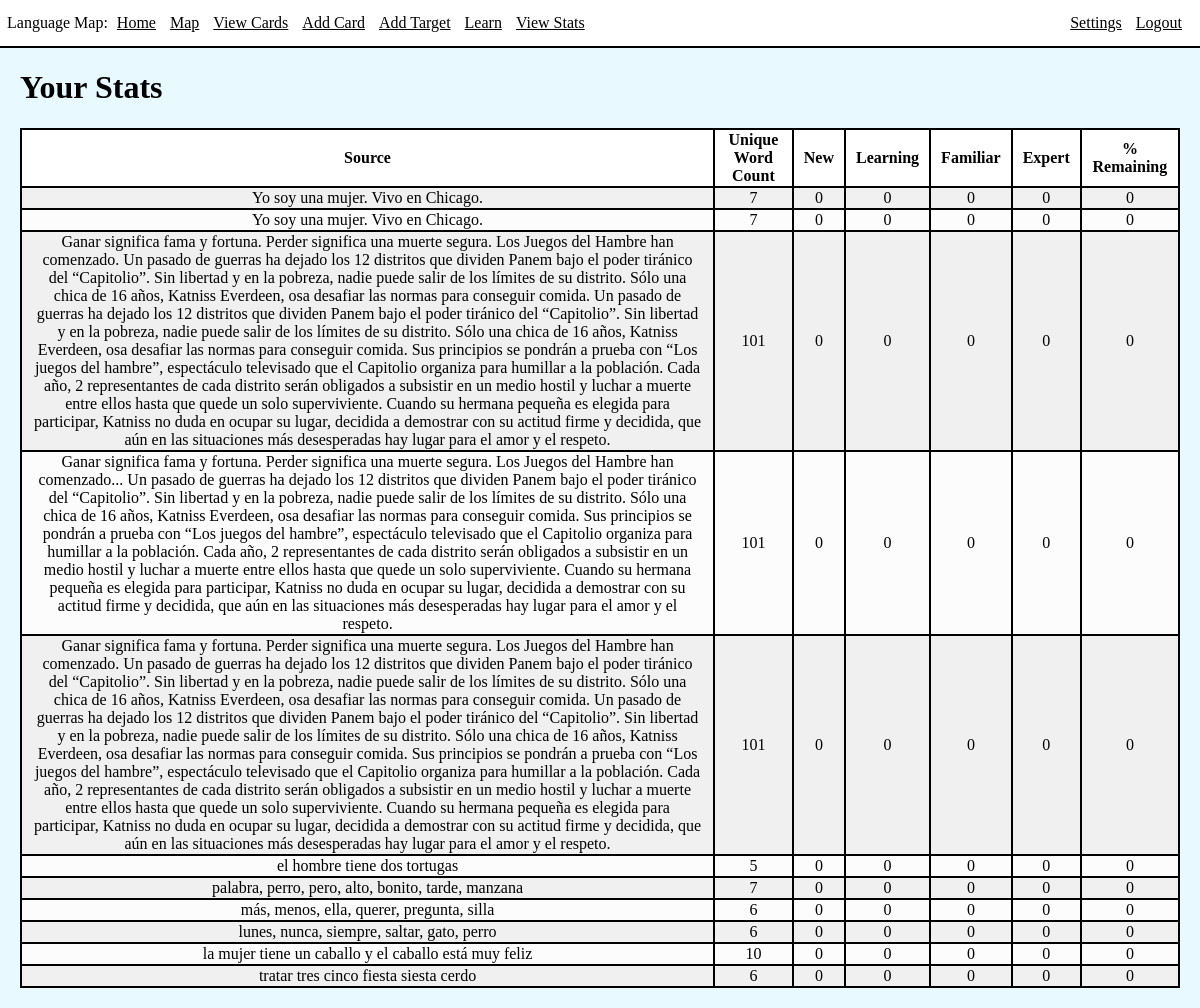
The page /viewStats (signed in) on the database as committed earlier.
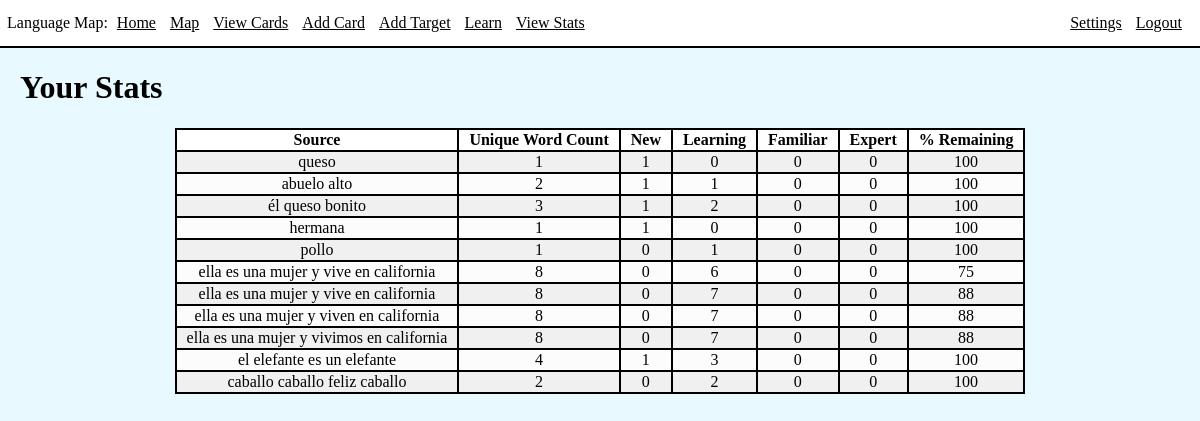
The same page on the database as committed later.
### app/models.py (models this page shows, shortened)
class Target(db.Model):
    id = db.Column(db.Integer, index=True, primary_key=True)
    source = db.Column(db.String(100), index=True)
    content = db.Column(db.String(1000), index=True)
    category = db.Column(db.String(200), index=True)
    notes = db.Column(db.String(400), index=True)
    uniqueWordCount = db.Column(db.Integer)

### app/routes.py (the view)
@app.route('/viewStats')
@login_required
def viewStats():
    stats = getStats()
    return render_template('viewStats.html', title='View Stats', stats=stats)

### app/models.py (called while the page is built)
@login.user_loader
def load_user(id):
    return User.query.get(int(id))

### app/templates/viewStats.html
{% extends 'base.html' %}
{% block content %}
<div class="int">
    <h1>Your Stats</h1>
    <table>
        <thead>
            <th>Source</th>
            <th>Unique Word Count</th>
            <th>New</th>
            <th>Learning</th>
            <th>Familiar</th>
            <th>Expert</th>
            <th>% Remaining</th>
        </thead>
        <tbody>
            {% for stat in stats %}
            <tr>
                <td>{{ stat[0].content }}</td>
                <td>{{ stat[0].uniqueWordCount }}</td>
                <td>{{ stat[1][0] }}</td>
                <td>{{ stat[1][1] }}</td>
                <td>{{ stat[1][2] }}</td>
                <td>{{ stat[1][3] }}</td>
                <td>{{ stat[2] }}</td>
            </tr>
            {% endfor %}
        </tbody>
    </table>
</div>
{% endblock %}

### app/templates/base.html (shortened to what this page needs)
<!DOCTYPE html>
<link rel="stylesheet" href="{{ url_for('static', filename='style.css') }}">
<html>
    <head>
        <div>
            <div class="nav">
            Language Map:
            <a class="navlink" href="/index">Home</a>
            {%if current_user.is_anonymous %}
            <div class="right">
                <a class="navlink" href="/login">Login</a>
            </div>
            {% else %}
            <a class="navlink" href="/map">Map</a>
            <a class="navlink"href="/viewCards">View Cards</a>
            <a class="navlink" href="/addCard">Add Card</a>
            <a class="navlink" href="/addTarget">Add Target</a>
            <a class="navlink" href="/learn">Learn</a>
            <a class="navlink" href="/viewStats">View Stats</a>
            <div class="right">
                <a class="navlink" href="/settings">Settings</a>
                <a class="navlink" href="/logout">Logout</a>
            </div>
            {% endif %}
            </div>
        </div>
        </head>
        <body>
            <div class="content">
            {% block content %}{% endblock %}
            </div>
    </body>
</html>

### app/static/style.css (style rules this page uses)
html, body { background-color: rgb(232, 250, 255); margin: 0px; padding: 0px; max-width: 100%; overflow-x: hidden; }
.content { margin: 0px; }
.int { margin: 20px; }
a { color: black; }
.nav { background-color: white; display: inline-block; position: relative; width: 100%; padding: 7px; padding-top: 14px; padding-bottom: 14px; border-bottom: 2px solid black; }
.navlink { padding-left: 5px; padding-right: 5px; }
.right { float: right; margin-right: 20px; }
table { margin-left: auto; margin-right: auto; border: 2px solid black; text-align: center; border-collapse: collapse; }
thead { background-color: white; }
th, td { border: 2px solid black; padding-left: 10px; padding-right: 10px; }
tbody { background-color: rgb(240, 240, 240); }
tr:nth-child(even) { background-color: rgb(252, 252, 252); }

Rows that differ between the two databases and show on the page:
removed Target: content "Yo soy una mujer. Vivo en Chicago.", uniqueWordCount "7", stat "0"
removed Target: content "Yo soy una mujer. Vivo en Chicago.", uniqueWordCount "7", stat "0"
removed Target: content "Ganar significa fama y fortuna. Perder significa una muerte segura. Los Juegos del Hambre han comenzado. Un pasado de guerras ha dejado los 12 distritos que dividen Panem bajo el poder tiránico del “Capitolio”. Sin libertad y en la pobreza, nadie puede salir de los límites de su distrito. Sólo una chica de 16 años, Katniss Everdeen, osa desafiar las normas para conseguir comida. Un pasado de guerras ha dejado los 12 distritos que dividen Panem bajo el poder tiránico del “Capitolio”. Sin libertad y en la pobreza, nadie puede salir de los límites de su distrito. Sólo una chica de 16 años, Katniss Everdeen, osa desafiar las normas para conseguir comida. Sus principios se pondrán a prueba con…", uniqueWordCount "101", stat "0"
removed Target: content "Ganar significa fama y fortuna. Perder significa una muerte segura. Los Juegos del Hambre han comenzado. Un pasado de guerras ha dejado los 12 distritos que dividen Panem bajo el poder tiránico del “Capitolio”. Sin libertad y en la pobreza, nadie puede salir de los límites de su distrito. Sólo una chica de 16 años, Katniss Everdeen, osa desafiar las normas para conseguir comida. Un pasado de guerras ha dejado los 12 distritos que dividen Panem bajo el poder tiránico del “Capitolio”. Sin libertad y en la pobreza, nadie puede salir de los límites de su distrito. Sólo una chica de 16 años, Katniss Everdeen, osa desafiar las normas para conseguir comida. Sus principios se pondrán a prueba con…", uniqueWordCount "101", stat "0"
changed Target: content "Ganar significa fama y fortuna. Perder significa una muerte segura. Los Juegos del Hambre han comenzado... Un pasado de guerras ha dejado los 12 distritos que dividen Panem bajo el poder tiránico del “Capitolio”. Sin libertad y en la pobreza, nadie puede salir de los límites de su distrito. Sólo una chica de 16 años, Katniss Everdeen, osa desafiar las normas para conseguir comida. Sus principios se pondrán a prueba con “Los juegos del hambre”, espectáculo televisado que el Capitolio organiza para humillar a la población. Cada año, 2 representantes de cada distrito serán obligados a subsistir en un medio hostil y luchar a muerte entre ellos hasta que quede un solo superviviente. Cuando su…" → "queso"; uniqueWordCount "101" → "1"; uniqueWordCount "0" → "1"; stat "0" → "100"
added Target: content "abuelo alto", uniqueWordCount "2", stat "1", stat "0", stat "100"
changed Target: content "el hombre tiene dos tortugas" → "él queso bonito"; uniqueWordCount "5" → "3"; stat "0" → "1"; stat "0" → "2"; stat "0" → "100"
changed Target: content "palabra, perro, pero, alto, bonito, tarde, manzana" → "hermana"; uniqueWordCount "7" → "1"; uniqueWordCount "0" → "1"; stat "0" → "100"
changed Target: content "más, menos, ella, querer, pregunta, silla" → "pollo"; uniqueWordCount "6" → "1"; uniqueWordCount "0" → "1"; stat "0" → "100"
changed Target (number 6 of 11 on the later page): content "lunes, nunca, siempre, saltar, gato, perro" → "ella es una mujer y vive en california"; uniqueWordCount "6" → "8"; stat "0" → "6"; stat "0" → "75"
changed Target (number 7 of 11 on the later page): content "la mujer tiene un caballo y el caballo está muy feliz" → "ella es una mujer y vive en california"; uniqueWordCount "10" → "8"; stat "0" → "7"; stat "0" → "88"
changed Target: content "tratar tres cinco fiesta siesta cerdo" → "ella es una mujer y viven en california"; uniqueWordCount "6" → "8"; stat "0" → "7"; stat "0" → "88"
added Target: content "ella es una mujer y vivimos en california", uniqueWordCount "8", stat "0", stat "7", stat "88"
added Target: content "el elefante es un elefante", uniqueWordCount "4", stat "1", stat "3", stat "0", stat "100"
added Target: content "caballo caballo feliz caballo", uniqueWordCount "2", stat "0", stat "100"
